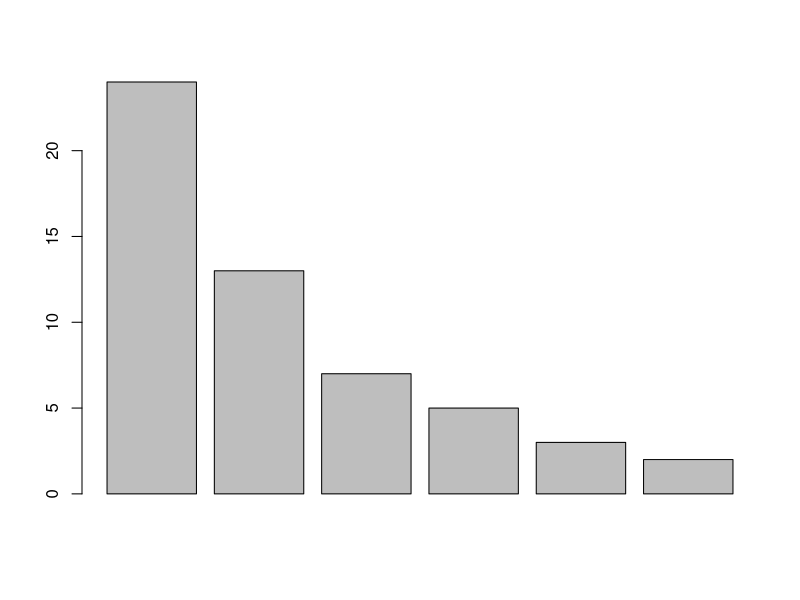
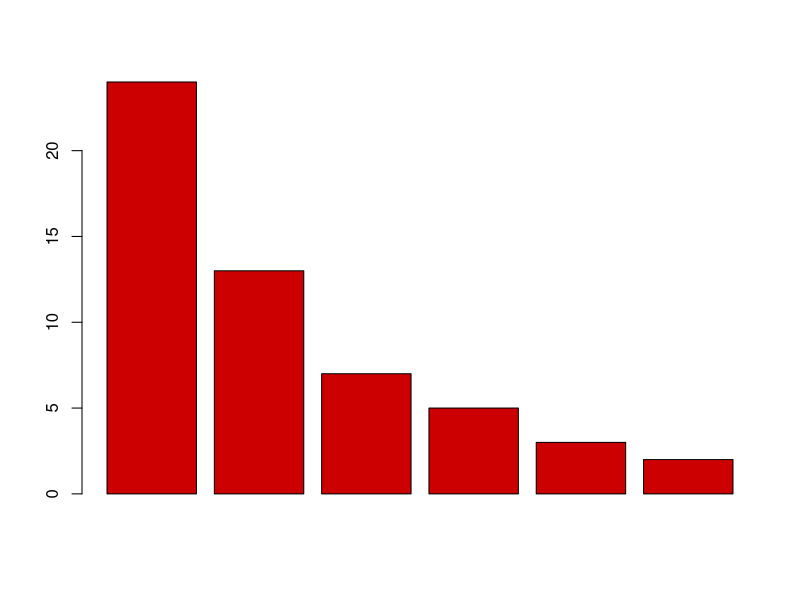
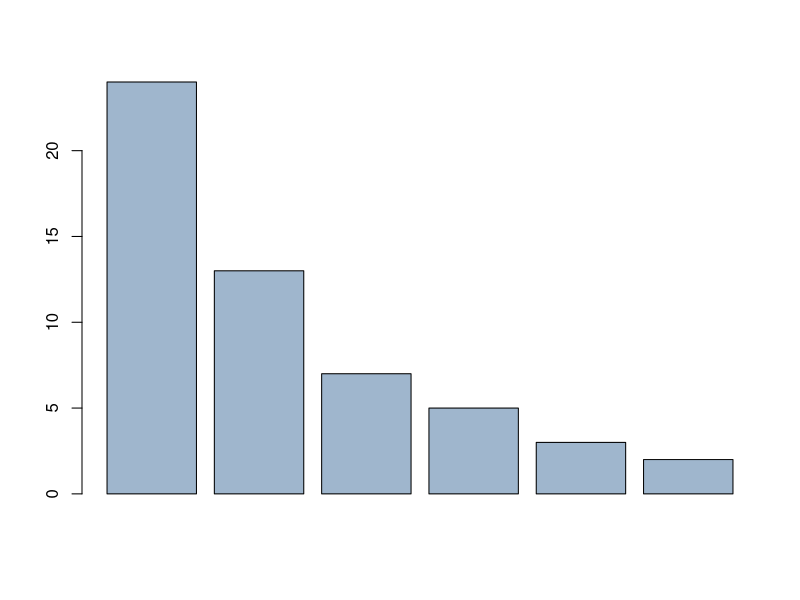
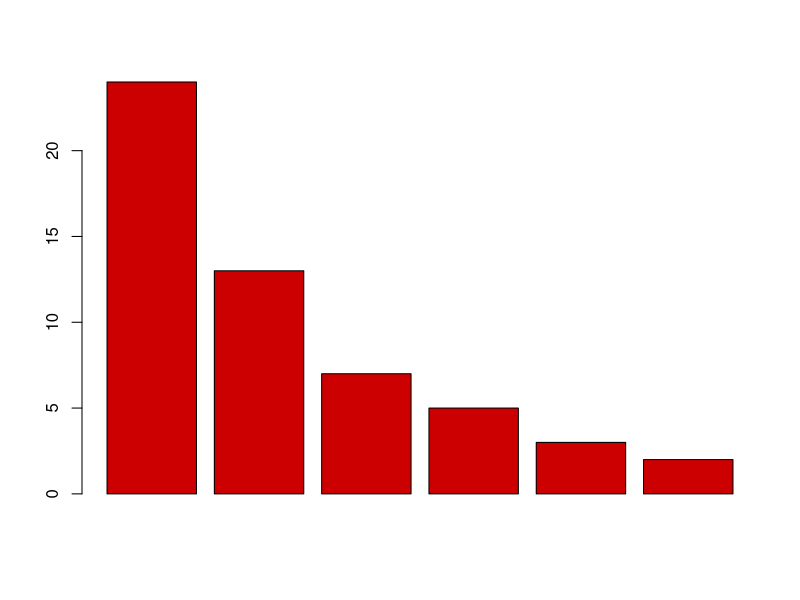
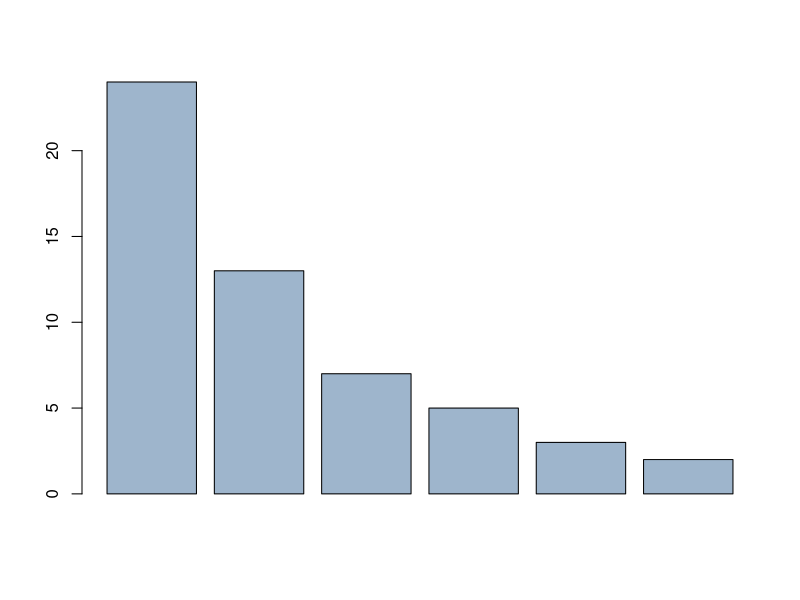
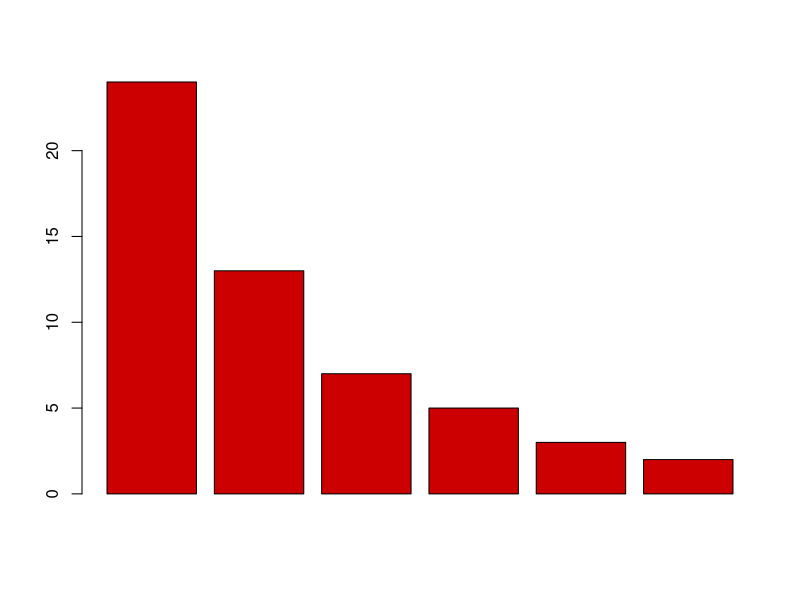
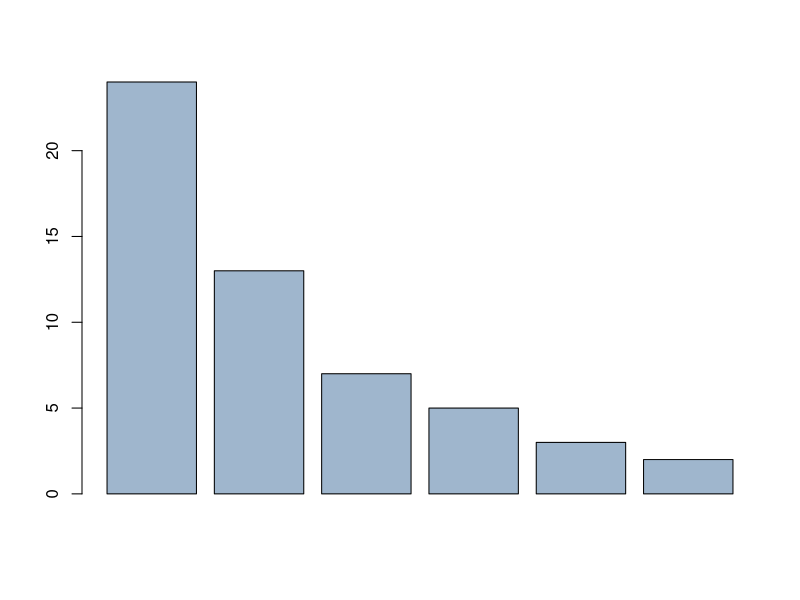
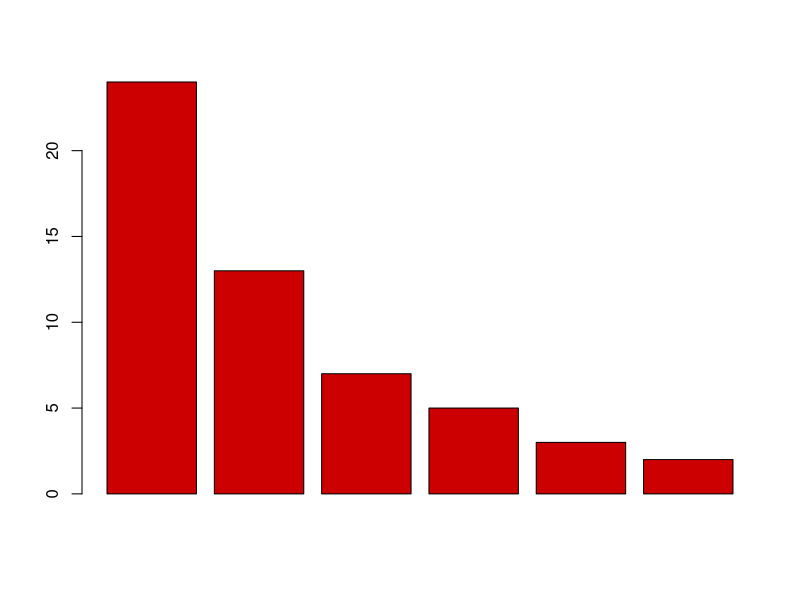

Write the R code that produced these figures, in order.
# File:     Visualization_Colors.R
# Project:  IntroR_ODS

# LOAD DATA ################################################

x = c(24, 13, 7, 5, 3, 2)  # Sample data
barplot(x)                 # Default barplot

# COLORS IN R ##############################################

# Color names R has 657 color names for 502 unique colors,
# arranged alphabetically except for white, which is first
?colors
colors()  # Get list of color names

# Web page with R colors swatches, color names, hex codes,
# RBG codes (in 0-255 and 0.00-1.00), and R indez numbers;
# Browsable table on the page or in Google Sheets;
# downloadable as XLSX or PDF
browseURL("https://datalab.cc/rcolors")

# USE COLORS ###############################################

# Color names
barplot(x, col = "red3")  # red3
barplot(x, col = "slategray3")  # slategray3

# RGB triplets (0.00-1.00)
barplot(x, col = rgb(.80, 0, 0))      # red3
barplot(x, col = rgb(.62, .71, .80))  # slategray3

# RGB triplets (0-255)
barplot(x, col = rgb(205, 0, 0, max = 255))     # red3
barplot(x, col = rgb(159, 182, 205, max = 255)) # slategray3

# RGB hexcodes
barplot(x, col = "#CD0000")  # red3
barplot(x, col = "#9FB6CD")  # slategray3

# Index numbers
barplot(x, col = colors() [555])  # red3
barplot(x, col = colors() [602])  # slategray3

# MULTIPLE COLORS ##########################################
# Can specify several colors in a vector, which will cycle
barplot(x, col = c("red3", "slategray3"))
barplot(x, col = c("#9FB6CD", "#CD0000"))

# USING COLOR PALETTES #####################################

?palette  # Info on palettes
palette() # See current palette

barplot(x, col = 1:6)                # Use current palette
barplot(x, col = rainbow(6))         # Rainbow colors
barplot(x, col = heat.colors(6))     # Yellow through red
barplot(x, col = terrain.colors(6))  # Gray through green
barplot(x, col = topo.colors(6))     # Purple through tan
barplot(x, col = cm.colors(6))       # Pinks and blues

# CLEAN UP #################################################

# Clear environment
rm(list = ls()) 

# Clear plots
dev.off()  # But only if there IS a plot

# Clear console
cat("\014")  # ctrl+L


